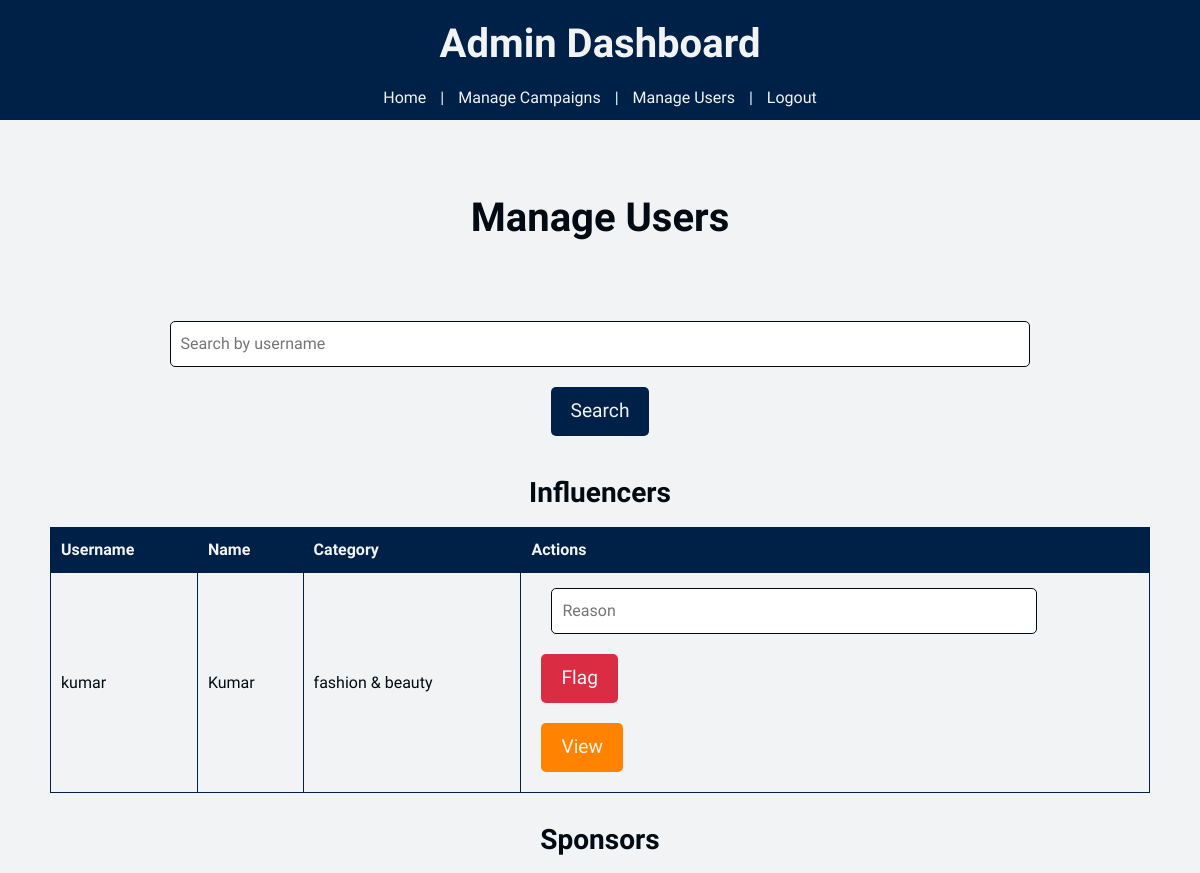
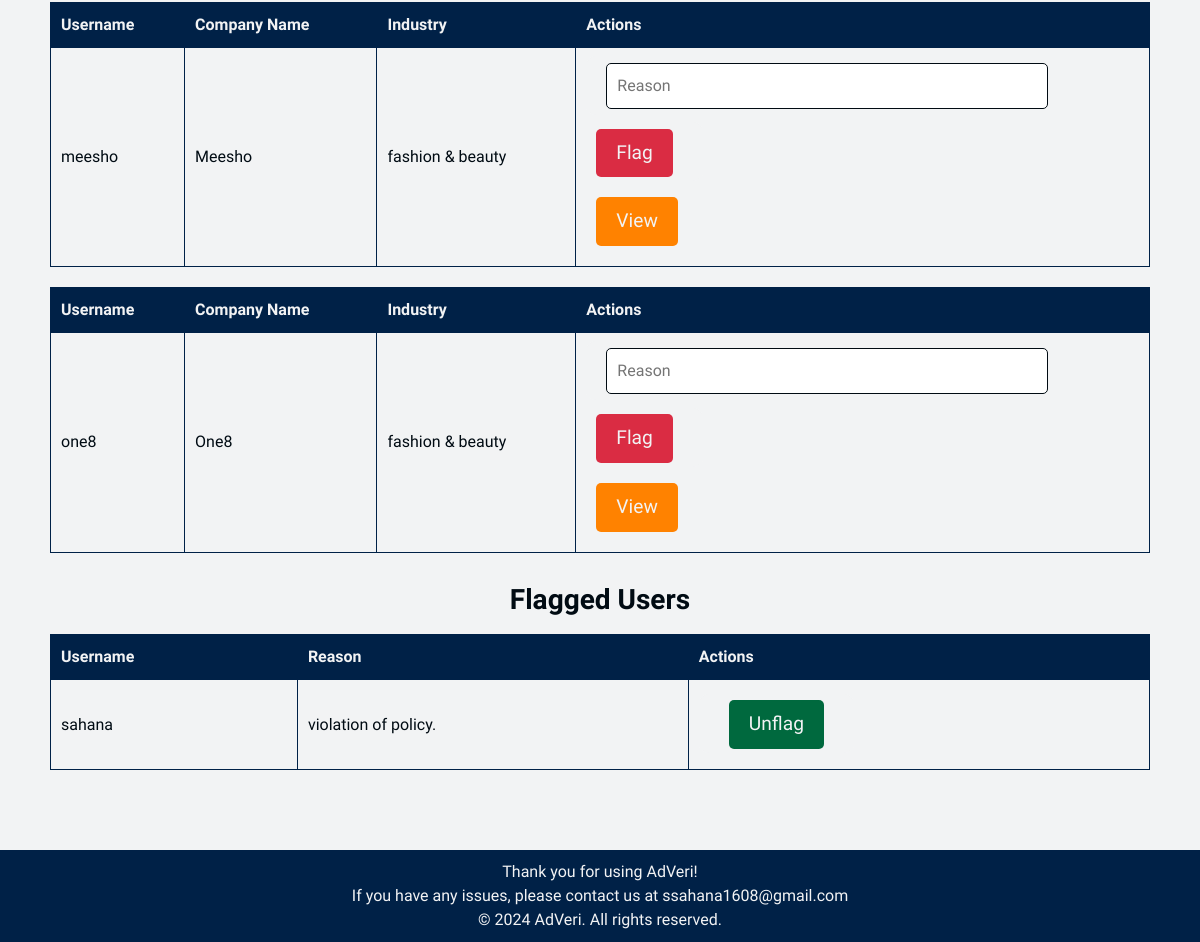
Page /admin/users (signed in) on the committed database (2 pictures, top to bottom).
### models.py (models this page shows)
class Users(db.Model):
    __tablename__ = 'users'
    id = db.Column(db.Integer, primary_key=True, autoincrement=True)
    username = db.Column(db.String(16), unique=True, nullable=False)
    password = db.Column(db.String(16), nullable=False)
    role = db.Column(db.String, nullable=False)
    sponsor = db.relationship('Sponsor', backref='user', lazy=True, cascade="all, delete-orphan")
    influencer = db.relationship('Influencer', backref='user', lazy=True, cascade="all, delete-orphan")
    flagged = db.relationship('Flagged', backref='user', lazy=True, cascade="all, delete-orphan")

class Influencer(db.Model):
    __tablename__ = 'influencers'
    id = db.Column(db.Integer, primary_key=True, autoincrement=True)
    user_id = db.Column(db.Integer, db.ForeignKey('users.id'), nullable=False)
    name = db.Column(db.String(120), unique = True, nullable=False)
    category = db.Column(db.String(120), nullable=False)
    niche = db.Column(db.String(120), nullable=False)
    reach = db.Column(db.Integer, nullable=False)
    platform = db.Column(db.String, nullable=False)
    earnings = db.Column(db.Float, default = 0, nullable = False)
    ad_requests = db.relationship('AdRequest', backref='influencer', lazy=True, cascade="all, delete-orphan")

class Sponsor(db.Model):
    __tablename__ = 'sponsors'
    id = db.Column(db.Integer, primary_key=True, autoincrement=True)
    user_id = db.Column(db.Integer, db.ForeignKey('users.id'), nullable=False)
    company_name = db.Column(db.String(120), unique = True, nullable = False)
    industry = db.Column(db.String(120), nullable = False)
    budget = db.Column(db.Float, nullable = False)
    campaigns = db.relationship('Campaign', backref='sponsor', lazy=True, cascade="all, delete-orphan")
    requests = db.relationship('AdRequest', backref='sponsor', lazy=True, cascade="all, delete-orphan")

class Flagged(db.Model):
    __tablename__ = 'flagged'
    id = db.Column(db.Integer, primary_key=True, autoincrement=True)
    user_id = db.Column(db.Integer, db.ForeignKey('users.id'), nullable=True)
    campaign_id = db.Column(db.Integer, db.ForeignKey('campaigns.id'), nullable=True)
    reason = db.Column(db.Text, nullable=False)

### app.py (the view, shortened to what this page needs)
@app.route('/admin/users', methods=['GET', 'POST'])
def admin_users():
    if 'user_id' not in session:
        flash('Please log in to access this page.', 'error')
        return redirect(url_for('login'))
    search_query = request.args.get('search', '')
    users = Users.query.filter(Users.username.ilike(f'%{search_query}%')).all()
    user_ids = [user.id for user in users]
    influencers = Influencer.query.join(Users).outerjoin(Flagged, Users.id == Flagged.user_id).filter(
        Users.id.in_(user_ids),
        Users.role == 'Influencer',
        Flagged.user_id == None
    ).all()
    influencer_list = []
    for influencer in influencers:
        user = next((u for u in users if u.id == influencer.user_id), None)
        if user:
            influencer_list.append({
                "id": user.id,
                "username": user.username,
                "password": user.password,
                "name": influencer.name,
                "category": influencer.category,
                "niche": influencer.niche,
                "reach": influencer.reach,
                "platform": influencer.platform,
                "earnings": influencer.earnings
            })
    sponsors = Sponsor.query.join(Users).outerjoin(Flagged, Users.id == Flagged.user_id).filter(
        Users.id.in_(user_ids),
        Users.role == 'Sponsor',
        Flagged.user_id == None
    ).all()
    sponsor_list = []
    for sponsor in sponsors:
        user = next((u for u in users if u.id == sponsor.user_id), None)
        if user:
            sponsor_list.append({
                "id": user.id,
                "username": user.username,
                "password": user.password,
                "company_name": sponsor.company_name,
                "industry": sponsor.industry,
                "budget": sponsor.budget,
            })
    flagged_users = Flagged.query.join(Users).filter(
        Flagged.user_id != None,
        Flagged.campaign_id == None,
        Users.id.in_(user_ids)
    ).all()
    flagged_users_list = []
    for flagged in flagged_users:
        user = next((u for u in users if u.id == flagged.user_id), None)
        if user:
            flagged_users_list.append({
                "user_id": flagged.user_id,
                "username": user.username,
                "reason": flagged.reason,
            })
    return render_template('admin/users.html',
                            influencer_list=influencer_list,
                            sponsor_list=sponsor_list,
                            flagged_users=flagged_users_list)

### templates/admin/users.html (shortened to what this page needs)
<!DOCTYPE html>
<html lang="en">
    <head>
        <link href="https://cdn.jsdelivr.net/npm/bootstrap@5.0.2/dist/css/bootstrap.min.css" rel="stylesheet">
        <link rel="stylesheet" href="{{ url_for('static', filename='styles.css') }}">
    </head>
    <body>
        <header>
            <h1>Admin Dashboard</h1>
            <a href="{{ url_for('admin_dashboard') }}">Home</a> |
            <a href="{{ url_for('admin_campaigns') }}">Manage Campaigns</a> |
            <a href="{{ url_for('admin_users') }}">Manage Users</a> |
            <a href="{{ url_for('logout') }}">Logout</a>
        </header>
        <div class="container">
            <h1 class="my-4">Manage Users</h1>
            <div class="row">
                <form method="GET" action="{{ url_for('admin_users') }}">
                    <input type="text" name="search" placeholder="Search by username" value="{{ request.args.get('search', '') }}">
                    <button type="submit" class="btn btn-search">Search</button>
                </form>
                <h3>Influencers</h3>
                {% if influencer_list %}
                    {% for influencer in influencer_list %}
                    <table>
                        <thead>
                            <tr>
                                <th>Username</th>
                                <th>Name</th>
                                <th>Category</th>
                                <th>Actions</th>
                            </tr>
                        </thead>
                        <tbody>
                            <tr>
                                <td>{{ influencer.username }}</td>
                                <td>{{ influencer.name }}</td>
                                <td>{{ influencer.category }}</td>
                                <td>
                                    <form method="POST" style="display: inline;">
                                        <input type="text" name="reason" placeholder="Reason" required>
                                        <button type="submit" class="btn btn-flag">Flag</button>
                                    </form>
                                    <details>
                                        <summary class="btn btn-view">View</summary>
                                    </details>
                                </td>
                            </tr>
                        </tbody>
                    </table>
                    {% endfor %}
                {% else %}
                    <p>No unflagged influencers found.</p>
                {% endif %}
                <h3>Sponsors</h3>
                {% if sponsor_list %}
                    {% for sponsor in sponsor_list %}
                    <table>
                        <thead>
                            <tr>
                                <th>Username</th>
                                <th>Company Name</th>
                                <th>Industry</th>
                                <th>Actions</th>
                            </tr>
                        </thead>
                        <tbody>
                            <tr>
                                <td>{{ sponsor.username }}</td>
                                <td>{{ sponsor.company_name }}</td>
                                <td>{{ sponsor.industry }}</td>
                                <td>
                                    <form method="POST" style="display: inline;">
                                        <input type="text" name="reason" placeholder="Reason" required>
                                        <button type="submit" class="btn btn-flag">Flag</button>
                                    </form>
                                    <details>
                                        <summary class="btn btn-view">View</summary>
                                    </details>
                                </td>
                            </tr>
                        </tbody>
                    </table>
                {% endfor %}
                {% else %}
                    <p>No unflagged sponsors found.</p>
                {% endif %}
                <h3>Flagged Users</h3>
                {% if flagged_users %}
                    {% for flagged_user in flagged_users %}
                    <table>
                        <thead>
                            <tr>
                                <th>Username</th>
                                <th>Reason</th>
                                <th>Actions</th>
                            </tr>
                        </thead>
                        <tbody>
                            <tr>
                                <td>{{ flagged_user.username }}</td>
                                <td>{{ flagged_user.reason }}</td>
                                <td>
                                    <form method="POST" style="display: inline;">
                                        <button type="submit" class="btn btn-unflag">Unflag</button>
                                    </form>
                                </td>
                            </tr>
                        </tbody>
                    </table>
                {% endfor %}
                {% else %}
                    <p>No flagged users found.</p>
                {% endif %}
            </div>
        </div>
        <footer>
            Thank you for using AdVeri! <br>
            If you have any issues, please contact us at ssahana1608@gmail.com <br>
            &copy; 2024 AdVeri. All rights reserved.
        </footer>
    </body>
</html>

### static/styles.css (style rules this page uses)
:root { --rich-black: #010b13ff; --oxford-blue: #002147ff; --rusty-red: #da2c43ff; --antiflash-white: #f2f3f4ff; --ut-orange: #ff8200ff; --dartmouth-green: #00693eff; }
body { font-family: 'Work Sans', sans-serif; color: var(--rich-black); background-color: var(--antiflash-white); align-items: center; margin: 0; padding: 0; text-align: center; display: flex; flex-direction: column; justify-content: center; }
h1, h2, h3 { text-align: center; padding: 10px; font-weight: bold; }
header { font-family: 'Eagle Lake', cursive; background-color: var(--oxford-blue); color: var(--antiflash-white); text-align: center; margin: 0; font-size: 1rem; top: 0; width: 100%; text-align: center; left: 0; padding: 10px; }
footer { color: var(--antiflash-white); font-family: 'Eagle Lake', sans-serif; background-color: var(--oxford-blue); text-align: center; margin: 0; font-size: 1rem; bottom: 0; width: 100%; text-align: center; left: 0; z-index: 999; padding: 10px; }
a { background-color: var(--oxford-blue); color: var(--antiflash-white); text-decoration: none; padding: 5px 10px; }
.container { width: 100%; display: flex; flex-direction: column; align-items: center; padding: 20px; margin: 20px; }
.btn { display: inline-block; font-family: 'Work Sans', sans-serif; padding: 10px 20px; margin: 10px; color: var(--antiflash-white); text-decoration: none; font-size: 1.2em; border-radius: 5px; border: none; cursor: pointer; }
.btn-search { background-color: var(--oxford-blue); }
.btn-flag { background-color: var(--rusty-red); }
.btn-unflag { background-color: var(--dartmouth-green); }
.btn-view { background-color: var(--ut-orange); }
input, select { padding: 10px; margin-bottom: 10px; border-radius: 5px; width: 300px; }
table { width: 90%; border-collapse: collapse; margin-bottom: 20px; justify-content: center; align-items: center; }
th { background-color: var(--oxford-blue); color: var(--antiflash-white); font-weight: bold; border: 1px solid var(--oxford-blue); padding: 10px; text-align: left; }
td { border: 1px solid var(--oxford-blue); padding: 10px; text-align: left; }
.row { display: flex; justify-content: space-around; margin: 20px 0; }
form { background-color: var(--antiflash-white); color: var(--rich-black); padding: 20px; border-radius: 10px; width: 75%; display: flex; flex-direction: column; align-items: center; }
form input, form textarea, form select { width: 80%; padding: 10px; margin-top: 5px; margin-bottom: 10px; border: 1px solid var(--rich-black); border-radius: 5px; }
form button { color: var(--antiflash-white); padding: 10px 20px; border: none; border-radius: 5px; cursor: pointer; }

### rows in the picture
Users: username "kumar"
Influencer: name "Kumar", category "fashion & beauty"
Users: username "meesho"
Sponsor: company_name "Meesho", industry "fashion & beauty"
Users: username "one8"
Sponsor: company_name "One8", industry "fashion & beauty"
Users: username "sahana"
Flagged: reason "violation of policy."
